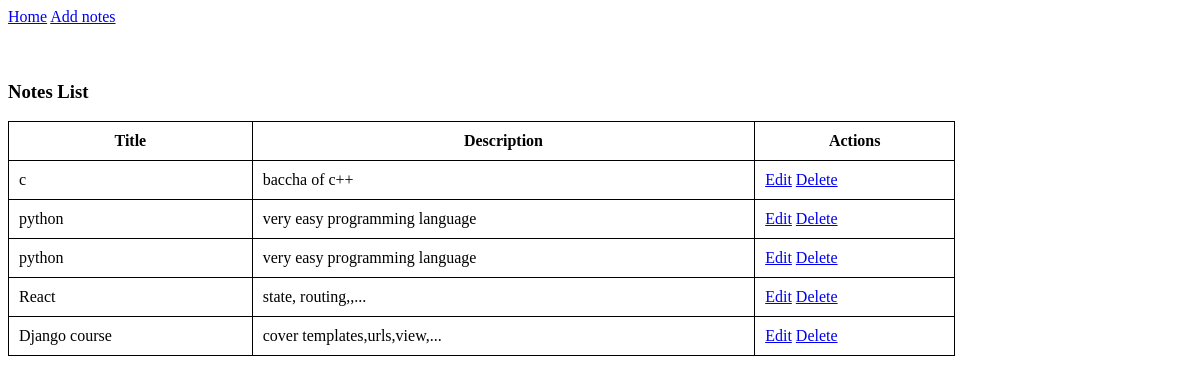
The app's page /notes/, older data.
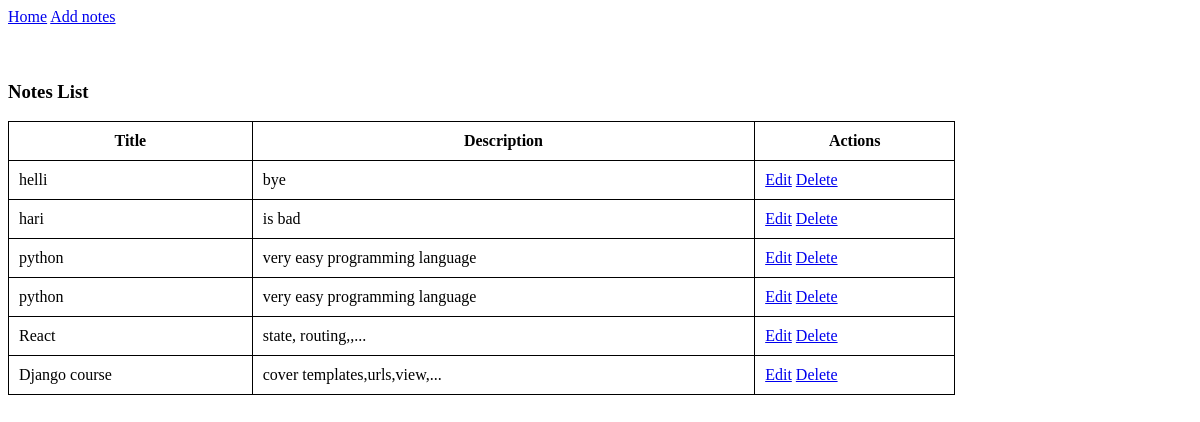
The same page, newer data.
### notes/models.py (models this page shows, shortened)
class Note(models.Model):
    title = models.CharField(max_length=100)
    description = models.TextField()

### notes/views.py (the view)
# urls.py: path('', views.index,name="index"),
def index(request):
    notes = Note.objects.all().order_by('-id')
    return render(request, "notes/index.html",{
        'notes': notes
    })

### notes/templates/notes/index.html (shortened to what this page needs)
{% extends "notes/base.html" %}
{% block content %}
    <h3>Notes List</h3>
    <table>
        <tr>
            <th>Title</th>
            <th>Description</th>
            <th>Actions</th>
        </tr>
        {% for n in notes %}
            <tr>
                <td>{{ n.title }}</td>
                <td>{{ n.description }}</td>
                <td>
                    <a href="#">Edit</a>
                    <a href="{% url 'notes:delete' n.id %}"
                       onclick="return confirm('are you sure?')">Delete</a>
                </td>
            </tr>
        {% endfor %}
    </table>
{% endblock content %}

### notes/templates/notes/base.html (shortened to what this page needs)
{% load static %}
<!DOCTYPE html>
<html lang="en">
    <head>
        <link rel="stylesheet" href="{% static 'notes/style.css' %}">
    </head>
    <body>
        {% include "notes/partials/header.html" %}
        {% block content %}
        {% endblock content %}
    </body>
</html>

### notes/templates/notes/partials/header.html
<nav>
    <a href="{% url 'notes:index' %}">Home</a>
    <a href="{% url 'notes:add' %}">Add notes</a>
</nav>
<br>
<br>

### notes/static/notes/style.css (style rules this page uses)
table { width: 80%; border-collapse: collapse; }
th,td { border: 1px solid black; padding: 10px; }

Row changes from the older to the newer data that the page shows:
removed Note: title "c", description "baccha of c++"
added Note: title "helli", description "bye"
added Note: title "hari", description "is bad"
